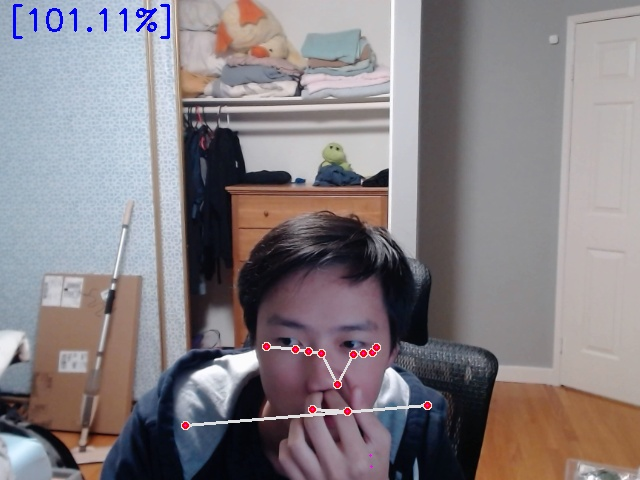
#> input picture img.jpg, 640 x 480 px, found by its file name
$ python ContourDetection.py
#> lines starting #> are read from the running program, lines starting #| are printed output that depends on the picture; after the words box and inside, x2 and y2 are one past the last pixel; in counts of white or black regions, pixels touching at a corner belong together
import cv2
import numpy as np
import matplotlib.pyplot as plt

# Load the image
image_path = 'img.jpg'
image = cv2.imread(image_path, cv2.IMREAD_GRAYSCALE)
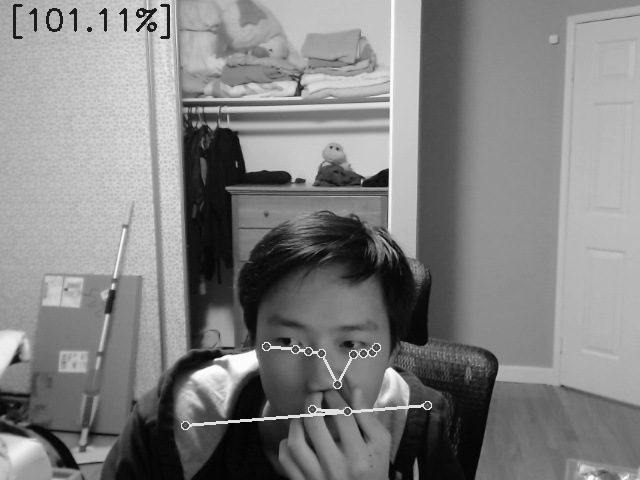
#> image: shape (480, 640); min 3, max 255, mean 130.3

# Apply a Gaussian blur to reduce noise and improve contour detection
blurred = cv2.GaussianBlur(image, (11, 11), 0)
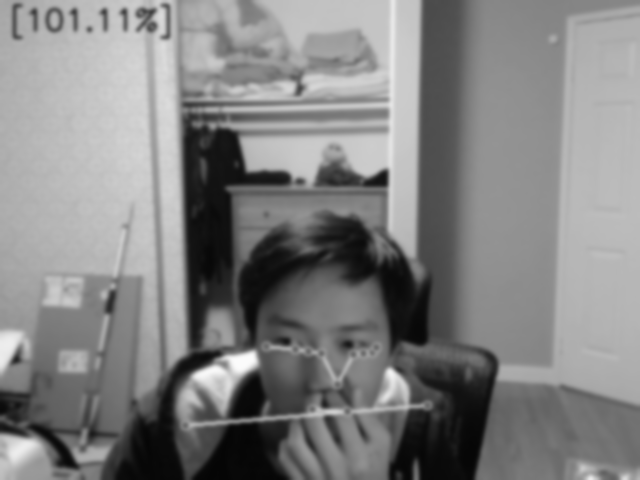
#> blurred: shape (480, 640); min 5, max 251, mean 130.3

# Apply thresholding
_, thresh = cv2.threshold(blurred, 50, 255, cv2.THRESH_BINARY_INV)
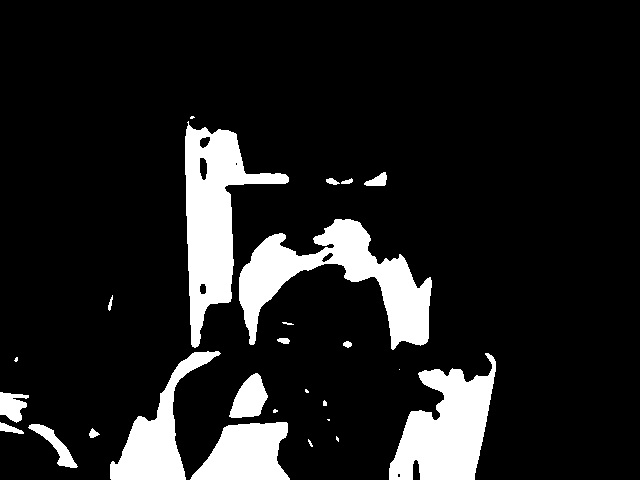
#> thresh: shape (480, 640); 12.5% white; 26 white regions (8 under 20 px)

# Find contours
contours, _ = cv2.findContours(thresh, cv2.RETR_EXTERNAL, cv2.CHAIN_APPROX_SIMPLE)
#> contours = 26 contours, 10 with area under 20; largest, box (x1, y1, x2, y2) and area: (239, 219, 432, 350) 9205, (185, 121, 289, 348) 9004, (389, 353, 496, 480) 7636, (110, 351, 221, 480) 4407, (190, 422, 290, 480) 3950

# Count the number of contours found
num_particles = len(contours)
#> num_particles = 26

# Draw contours on the original image (optional)
output_image = cv2.cvtColor(image, cv2.COLOR_GRAY2BGR)
cv2.drawContours(output_image, contours, -1, (0, 255, 0), 2)
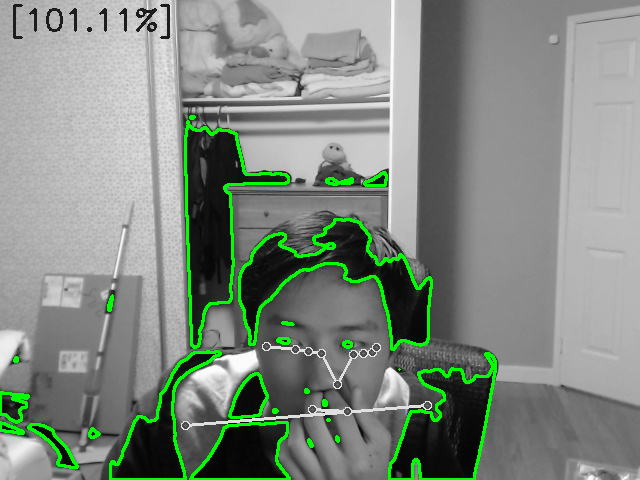
#> output_image: shape (480, 640, 3); mean B, G, R 128.9, 138.2, 128.9

# Display the result
plt.figure(figsize=(10, 10))
plt.imshow(cv2.cvtColor(output_image, cv2.COLOR_BGR2RGB))
plt.title(f'Number of particles: {num_particles}')
plt.axis('off')
plt.show()

print(f'Number of particles detected: {num_particles}')
#| Number of particles detected: 26
